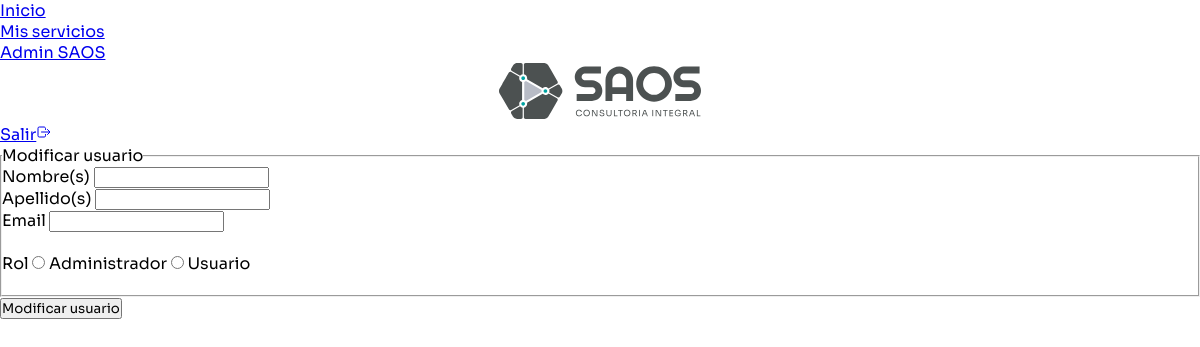
Page /edit_user/5 (signed in) on the earlier database version.
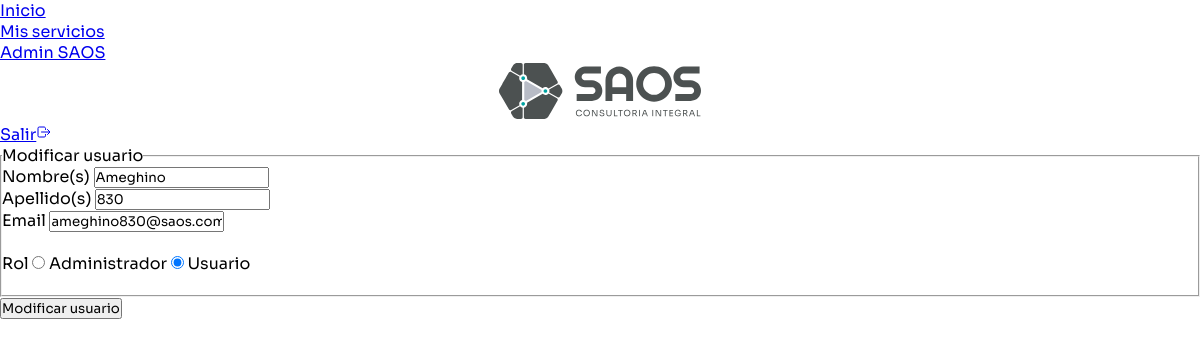
Same page on the later database version.
### website/models.py (models this page shows)
class User(db.Model, UserMixin):
    id = db.Column(db.Integer, primary_key=True)
    email = db.Column(db.String(250), unique=True)
    password = db.Column(db.String(250))
    nombre = db.Column(db.String(250))
    apellido = db.Column(db.String(250))
    tipo = db.Column(db.String(250))
    fecha = db.Column(db.DateTime(timezone=True), default=func.now())
    cuotas = db.relationship('Cuotas', back_populates='user', lazy=True, cascade="all, delete-orphan")
    permits = db.relationship('Permit', back_populates='user', lazy=True, cascade="all, delete-orphan")

### website/auth.py (the view)
@auth.route('/edit_user/<string:id>', methods=['GET', 'POST'])
@login_required
@tipo_usuario_aceptado('admin')
def edit_user(id):
    usuario = User.query.filter_by(id = id).first()
    if usuario:
        print(usuario.tipo)
    return render_template('admin_edit_contact.html', usuario=usuario, user=current_user)

### website/utils.py (called while the page is built)
def tipo_usuario_aceptado(tipo):
    def decorator(func):
        @wraps(func)
        def wrapper(*args, **kwargs):
            if not current_user.is_authenticated:
                abort(401)  # Usuario no autenticado
            if current_user.tipo not in tipo:
                abort(403)  # Usuario no tiene permiso
            return func(*args, **kwargs)
        return wrapper
    return decorator

### website/templates/admin_edit_contact.html (shortened to what this page needs)
{% extends "base.html" %} {% block title %}Editar usuario{% endblock %}
{% block main_content %}
<div id="modal-edit" uk-modal>
    <div class="uk-modal-dialog uk-modal-body">
        <form action="/update_user/{{ usuario.id }}" method='POST'>
            <fieldset class="uk-fieldset">
                <legend class="uk-legend">Modificar usuario</legend>
                <div class="uk-form-controls">
                    <label class="uk-form-label" for="form-stacked-text">Nombre(s)</label>
                    <input type="text" class="uk-input" name="nombre" value="{{ usuario.nombre }}">
                </div>
                <div class="uk-form-controls">
                    <label class="uk-form-label" for="form-stacked-text">Apellido(s)</label>
                    <input type="text" class="uk-input" name="apellido" value="{{ usuario.apellido }}">
                </div>
                <div class="uk-form-controls">
                    <label class="uk-form-label" for="form-stacked-text">Email</label>
                    <input type="email" class="uk-input" name="email" value="{{ usuario.email }}">
                </div>
                <br>
                <div class="uk-form-controls">
                    <div class="uk-margin uk-grid-small uk-child-width-auto uk-grid">
                        <label class="uk-form-label" for="form-stacked-text">Rol</label>
                        <label>
                            <input class="uk-radio" type="radio" name="rol" value="admin" > Administrador
                        </label>
                        <label>
                            <input class="uk-radio" type="radio" name="rol" value="user" {% if usuario.tipo=='user'
                                %}checked{% endif %}> Usuario
                        </label>
                    </div>
                </div>
                <br />
            </fieldset>
            <button type="submit" class="uk-button uk-button-secondary .uk-width-1-1">Modificar usuario</button>
        </form>
    </div>
</div>
{% endblock %}

### website/templates/base.html (shortened to what this page needs)
<!DOCTYPE html>
<html>
<head>
    <link rel="stylesheet" href="https://cdn.jsdelivr.net/npm/uikit@3.19.2/dist/css/uikit.min.css" />
    <link rel="stylesheet" href="https://unpkg.com/leaflet@1.9.4/dist/leaflet.css"
 />
    <link rel="stylesheet" type="text/css" href="https://cdn.datatables.net/1.11.5/css/jquery.dataTables.min.css">
    <link rel="stylesheet" href="{{ url_for('static', filename='css/index.css')}}">
    <link rel="stylesheet" href="{{ url_for('static', filename='css/hexagon.css')}}">
</head>
<body>
    <nav class="uk-navbar-container">
        <div class="uk-container">
            <div uk-navbar>
                <div class="uk-navbar-left">
                    <ul class="uk-navbar-nav">
                        <li><a href="/">Inicio</a></li>
                        {% if user.is_authenticated %}
                        <li> <a href="/dashboard">Mis servicios</a> </li>
                        {%endif%}
                        {% if user.tipo == 'admin' %}
                        <li> <a href="/admindashboard">Admin SAOS</a> </li>
                        {%endif%}
                    </ul>
                </div>
                <div style="display:flex; align-items:center; justify-content:center; width:100%;">
                    <a class="uk-navbar-item uk-logo" href="https://saos.app/">
                        <img src="{{ url_for('static', filename='/media/saos-nuevo-negro.svg') }}"
                            style="height: 3.5rem; width:auto; display: inline-block;" alt="saos-logo">
                    </a>
                </div>
                <div class="uk-navbar-right">
                    <ul class="uk-navbar-nav">
                        {% if not user.is_authenticated %}
                        <li><a href="/login">Acceder</a></li>
                        {% else %}
                        <li><a href="/logout">Salir<ion-icon name="log-out-outline"></ion-icon></a></li>
                        {% endif %}
                    </ul>
                </div>
            </div>
        </div>
    </nav>
    <div class="container-all">
        {% block main_content %}{% endblock %}
    </div>
</body>
</html>

### website/static/css/index.css (style rules this page uses)
* { margin: 0; padding: 0; font-family: "Sora", sans-serif; }
.container-all { display: block; }
.uk-modal-dialog { border-radius: 20px; }

Differences in the rows shown:
added User: nombre "Ameghino", apellido "830", email "ameghino830@saos.com", tipo "☐ Administrador", tipo "☑ Usuario"
Other differences:
form field rol: "☐ Administrador" → (not shown)
form field rol: "☐ Usuario" → (not shown)
